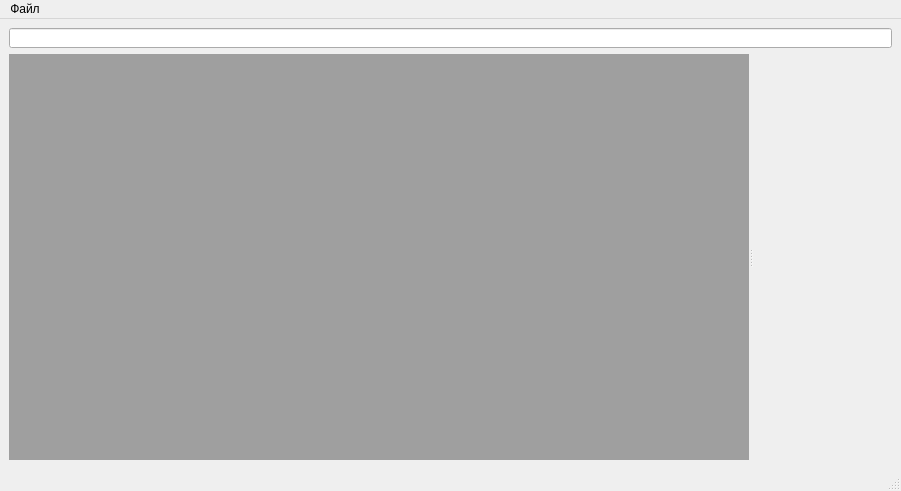
<?xml version="1.0" encoding="UTF-8"?>
<ui version="4.0">
 <class>MainWindow</class>
 <widget class="QMainWindow" name="MainWindow">
  <property name="geometry">
   <rect>
    <x>0</x>
    <y>0</y>
    <width>901</width>
    <height>491</height>
   </rect>
  </property>
  <property name="windowTitle">
   <string>Блокнот</string>
  </property>
  <widget class="QWidget" name="centralwidget">
   <layout class="QGridLayout" name="gridLayout">
    <item row="0" column="0">
     <widget class="QLineEdit" name="lineEdit">
      <property name="maximumSize">
       <size>
        <width>16777215</width>
        <height>20</height>
       </size>
      </property>
     </widget>
    </item>
    <item row="1" column="0">
     <widget class="QSplitter" name="splitter">
      <property name="orientation">
       <enum>Qt::Horizontal</enum>
      </property>
      <widget class="QMdiArea" name="mdiArea"/>
      <widget class="fileManager" name="widget" native="true">
       <property name="sizePolicy">
        <sizepolicy hsizetype="Expanding" vsizetype="Expanding">
         <horstretch>0</horstretch>
         <verstretch>0</verstretch>
        </sizepolicy>
       </property>
       <property name="maximumSize">
        <size>
         <width>16777215</width>
         <height>16777215</height>
        </size>
       </property>
       <property name="tabletTracking">
        <bool>false</bool>
       </property>
       <property name="focusPolicy">
        <enum>Qt::StrongFocus</enum>
       </property>
       <property name="acceptDrops">
        <bool>true</bool>
       </property>
      </widget>
     </widget>
    </item>
   </layout>
  </widget>
  <widget class="QMenuBar" name="menubar">
   <property name="geometry">
    <rect>
     <x>0</x>
     <y>0</y>
     <width>901</width>
     <height>21</height>
    </rect>
   </property>
   <widget class="QMenu" name="menu">
    <property name="title">
     <string>Файл</string>
    </property>
    <widget class="QMenu" name="menu_2">
     <property name="enabled">
      <bool>true</bool>
     </property>
     <property name="title">
      <string>Язык</string>
     </property>
     <addaction name="russian"/>
     <addaction name="english"/>
    </widget>
    <widget class="QMenu" name="menu_3">
     <property name="title">
      <string>Выбрать тему</string>
     </property>
     <addaction name="light"/>
     <addaction name="dark"/>
    </widget>
    <addaction name="open_2"/>
    <addaction name="newDoc"/>
    <addaction name="readOnly"/>
    <addaction name="separator"/>
    <addaction name="save"/>
    <addaction name="printDoc"/>
    <addaction name="separator"/>
    <addaction name="menu_3"/>
    <addaction name="separator"/>
    <addaction name="keysetting"/>
    <addaction name="menu_2"/>
    <addaction name="help"/>
    <addaction name="separator"/>
    <addaction name="exit"/>
   </widget>
   <addaction name="menu"/>
  </widget>
  <widget class="QStatusBar" name="statusbar"/>
  <action name="save">
   <property name="text">
    <string>Сохранить</string>
   </property>
  </action>
  <action name="open_2">
   <property name="text">
    <string>Открыть</string>
   </property>
  </action>
  <action name="exit">
   <property name="text">
    <string>Выход</string>
   </property>
  </action>
  <action name="help">
   <property name="text">
    <string>Справка</string>
   </property>
  </action>
  <action name="russian">
   <property name="checkable">
    <bool>false</bool>
   </property>
   <property name="checked">
    <bool>false</bool>
   </property>
   <property name="text">
    <string>Русский</string>
   </property>
  </action>
  <action name="english">
   <property name="checkable">
    <bool>false</bool>
   </property>
   <property name="text">
    <string>Английский</string>
   </property>
  </action>
  <action name="keysetting">
   <property name="text">
    <string>Настройки раскладки клавиатуры</string>
   </property>
  </action>
  <action name="readOnly">
   <property name="text">
    <string>Открыть в режиме чтения</string>
   </property>
  </action>
  <action name="light">
   <property name="checkable">
    <bool>false</bool>
   </property>
   <property name="checked">
    <bool>false</bool>
   </property>
   <property name="text">
    <string>Светлая</string>
   </property>
  </action>
  <action name="dark">
   <property name="checkable">
    <bool>false</bool>
   </property>
   <property name="text">
    <string>Тёмная</string>
   </property>
  </action>
  <action name="newDoc">
   <property name="text">
    <string>Открыть документ в новом окне</string>
   </property>
  </action>
  <action name="printDoc">
   <property name="text">
    <string>Печать</string>
   </property>
  </action>
 </widget>
 <customwidgets>
  <customwidget>
   <class>fileManager</class>
   <extends>QWidget</extends>
   <header>filemanager.h</header>
   <container>1</container>
  </customwidget>
 </customwidgets>
 <resources/>
 <connections/>
</ui>
